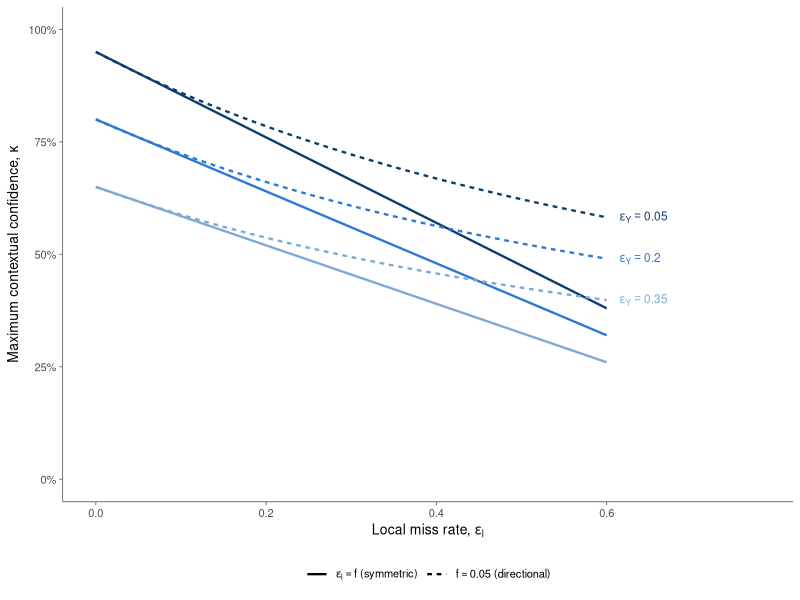
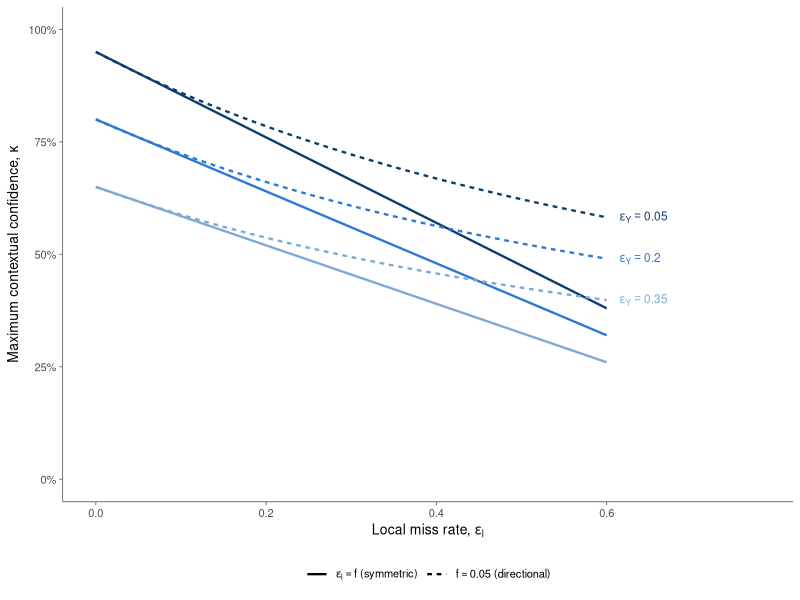

These figures' R source, in order:
## ---------------------------------------------------------------------------
## SI figure (fig:kappa): the maximum contextual confidence as a property of the
## model and the local method alone.
##   solid       symmetric rates, kappa = (1 - eps_Y)(1 - eps_l)      [sec:worked]
##   dashed      directional rates with O_l = 0 and false-detection rate f,
##               kappa = (1 - eps_Y)(1 - f) / ((1 - f) + eps_l)       [sec:grounding]
## The marked points are the two illustrative cases used in the text.
## ---------------------------------------------------------------------------

library(ggplot2)

eYs <- c(0.05, 0.20, 0.35)
f   <- 0.05
eLs <- seq(0, 0.6, by = 0.002)

kap_sym <- function(eY, eL) (1 - eY) * (1 - eL)
kap_dir <- function(eY, eL) (1 - eY) * (1 - f) / ((1 - f) + eL)

dat <- do.call(rbind, lapply(eYs, function(e) rbind(
  data.frame(eY = e, eL = eLs, kap = kap_sym(e, eLs), rates = "symmetric"),
  data.frame(eY = e, eL = eLs, kap = kap_dir(e, eLs), rates = "directional"))))
dat$eY    <- factor(dat$eY, levels = eYs)
dat$rates <- factor(dat$rates, levels = c("symmetric", "directional"))
dat$grp   <- interaction(dat$eY, dat$rates)

blues <- setNames(c("#0B3C6E", "#2A78D6", "#7FA9D4"), eYs)
labs  <- data.frame(eY = factor(eYs, levels = eYs), eL = 0.615,
                    kap = kap_dir(eYs, 0.6),
                    lab = paste0("epsilon[Y] == ", eYs))
pct <- function(x) paste0(round(100 * x), "%")

p <- ggplot(dat, aes(eL, kap, colour = eY, linetype = rates, group = grp)) +
  geom_line(linewidth = 0.8) +
  geom_text(data = labs, aes(eL, kap, label = lab), inherit.aes = FALSE,
            parse = TRUE, hjust = 0, vjust = 0.5, size = 3,
            colour = blues[as.character(eYs)]) +
  scale_colour_manual(values = blues, guide = "none") +
  scale_linetype_manual(values = c("solid", "22"), name = NULL,
                        labels = c(expression(epsilon[l] == f ~ "(symmetric)"),
                                   expression(f == 0.05 ~ "(directional)"))) +
  scale_y_continuous(limits = c(0, 1), labels = pct) +
  scale_x_continuous(limits = c(0, 0.78), breaks = seq(0, 0.6, 0.2)) +
  labs(x = expression("Local miss rate, " * epsilon[l]),
       y = expression("Maximum contextual confidence, " * kappa)) +
  theme_classic(base_size = 10) +
  theme(axis.line = element_line(colour = "grey40", linewidth = 0.3),
        axis.ticks = element_line(colour = "grey40", linewidth = 0.3),
        legend.position = "bottom")

cat(sprintf("eps_Y = 0.2, eps_l = 0.3: symmetric %.3f, directional %.3f\n",
            kap_sym(0.2, 0.3), kap_dir(0.2, 0.3)))
for (e in eYs)
  cat(sprintf("  eps_Y = %.2f: at eps_l = 0 both %.3f; at 0.6 symmetric %.3f, directional %.3f\n",
              e, kap_sym(e, 0), kap_sym(e, 0.6), kap_dir(e, 0.6)))

ggsave("SI_kappa.pdf", p, width = 5.4, height = 3.8)
ggsave("SI_kappa.png", p, width = 5.4, height = 3.8, dpi = 300)
